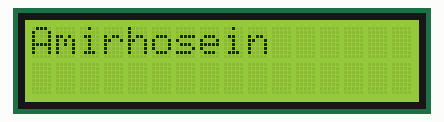
Simulated run of this sketch. Board: Arduino Uno, built with avr-gcc and run on an emulated ATmega328P. Shown: 16×2 character LCD.

Above: at 0.22 s.
At 1.13 s:
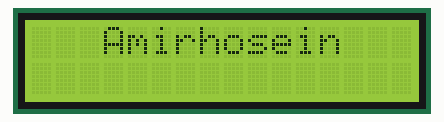
At 2.04 s:
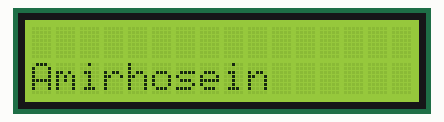
At 2.95 s:
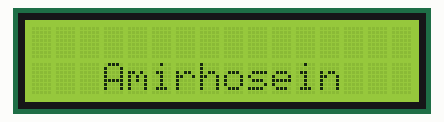
At 3.56 s:
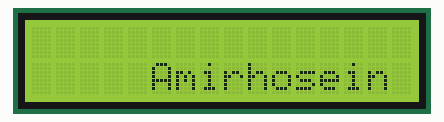
At 4.16 s:
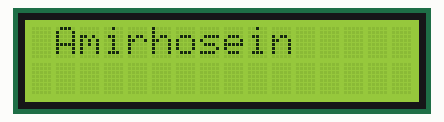

The sketch:

sketch_oct17a.ino
```cpp
#include <LiquidCrystal.h>
#define RS_PIN 13
#define EN_PIN 12
#define D4_PIN 8
#define D5_PIN 9
#define D6_PIN 10
#define D7_PIN 11
LiquidCrystal lcd(RS_PIN, EN_PIN,D4_PIN, D5_PIN,D6_PIN, D7_PIN );

int row = 0;
int column = 0;

void setup() {
  // put your setup code here, to run once:
  lcd.begin(16,2);
  lcd.clear();
}

void loop() {
  // put your main code here, to run repeatedly:
  lcd.clear();
  lcd.setCursor(column,row);
  lcd.print("Amirhosein");
  column++;
  if(column == 6){
    column = 0;
    if(row == 1)
    {row =0;}
      else
      {row = 1;}
    }
  delay(300);

}
```

Measured:
- by itself, everything shown: repeats every 3.6 s, in 12 steps
